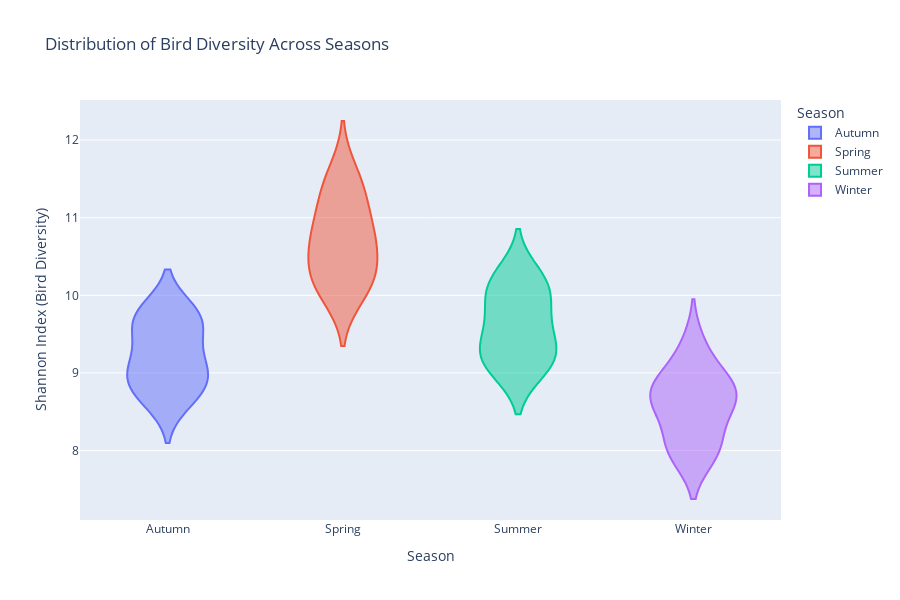

The code cell stored with this chart in its notebook:
### Code cell
import plotly.express as px

fig = px.violin(viz_df, x='Season', y='shannon_index', color='Season',
                title='Distribution of Bird Diversity Across Seasons',
                labels={'Season': 'Season', 'shannon_index': 'Shannon Index (Bird Diversity)'},
                height=600)

# Update layout to force tooltips on the right
fig.update_layout(hovermode='x')

fig.show()

### Figure 1 — Plotly figure (JSON) as saved in the notebook; plotly's stock layout.template omitted (floating-point values rounded to 4 significant figures)
{"data": [{"alignmentgroup": "True", "box": {"visible": false}, "hovertemplate": "Season=%{x}<br>Shannon Index (Bird Diversity)=%{y}<extra></extra>", "legendgroup": "Autumn", "marker": {"color": "#636efa"}, "name": "Autumn", "offsetgroup": "Autumn", "orientation": "v", "scalegroup": "True", "showlegend": true, "type": "violin", "x": ["Autumn", "Autumn", "Autumn", "Autumn", "Autumn", "Autumn", "Autumn", "Autumn", "Autumn", "Autumn"], "x0": " ", "xaxis": "x", "y": [8.867, 8.662, 8.759, 9.05, 9.242, 9.535, 9.767, 9.701, 9.734, 9.022], "y0": " ", "yaxis": "y"}, {"alignmentgroup": "True", "box": {"visible": false}, "hovertemplate": "Season=%{x}<br>Shannon Index (Bird Diversity)=%{y}<extra></extra>", "legendgroup": "Spring", "marker": {"color": "#EF553B"}, "name": "Spring", "offsetgroup": "Spring", "orientation": "v", "scalegroup": "True", "showlegend": true, "type": "violin", "x": ["Spring", "Spring", "Spring", "Spring", "Spring", "Spring", "Spring", "Spring", "Spring", "Spring"], "x0": " ", "xaxis": "x", "y": [10.04, 10.22, 10.16, 10.36, 10.72, 10.7, 10.8, 11.15, 11.35, 11.55], "y0": " ", "yaxis": "y"}, {"alignmentgroup": "True", "box": {"visible": false}, "hovertemplate": "Season=%{x}<br>Shannon Index (Bird Diversity)=%{y}<extra></extra>", "legendgroup": "Summer", "marker": {"color": "#00cc96"}, "name": "Summer", "offsetgroup": "Summer", "orientation": "v", "scalegroup": "True", "showlegend": true, "type": "violin", "x": ["Summer", "Summer", "Summer", "Summer", "Summer", "Summer", "Summer", "Summer", "Summer", "Summer"], "x0": " ", "xaxis": "x", "y": [9.137, 9.135, 9.069, 9.353, 9.413, 9.685, 9.853, 10.08, 10.25, 10.14], "y0": " ", "yaxis": "y"}, {"alignmentgroup": "True", "box": {"visible": false}, "hovertemplate": "Season=%{x}<br>Shannon Index (Bird Diversity)=%{y}<extra></extra>", "legendgroup": "Winter", "marker": {"color": "#ab63fa"}, "name": "Winter", "offsetgroup": "Winter", "orientation": "v", "scalegroup": "True", "showlegend": true, "type": "violin", "x": ["Winter", "Winter", "Winter", "Winter", "Winter", "Winter", "Winter", "Winter", "Winter", "Winter"], "x0": " ", "xaxis": "x", "y": [8.067, 7.973, 8.019, 8.51, 8.66, 8.729, 8.657, 8.897, 8.92, 9.352], "y0": " ", "yaxis": "y"}], "layout": {"height": 600, "hovermode": "x", "legend": {"title": {"text": "Season"}, "tracegroupgap": 0}, "title": {"text": "Distribution of Bird Diversity Across Seasons"}, "violinmode": "overlay", "xaxis": {"anchor": "y", "categoryarray": ["Autumn", "Spring", "Summer", "Winter"], "categoryorder": "array", "domain": [0, 1], "title": {"text": "Season"}}, "yaxis": {"anchor": "x", "domain": [0, 1], "title": {"text": "Shannon Index (Bird Diversity)"}}}}
